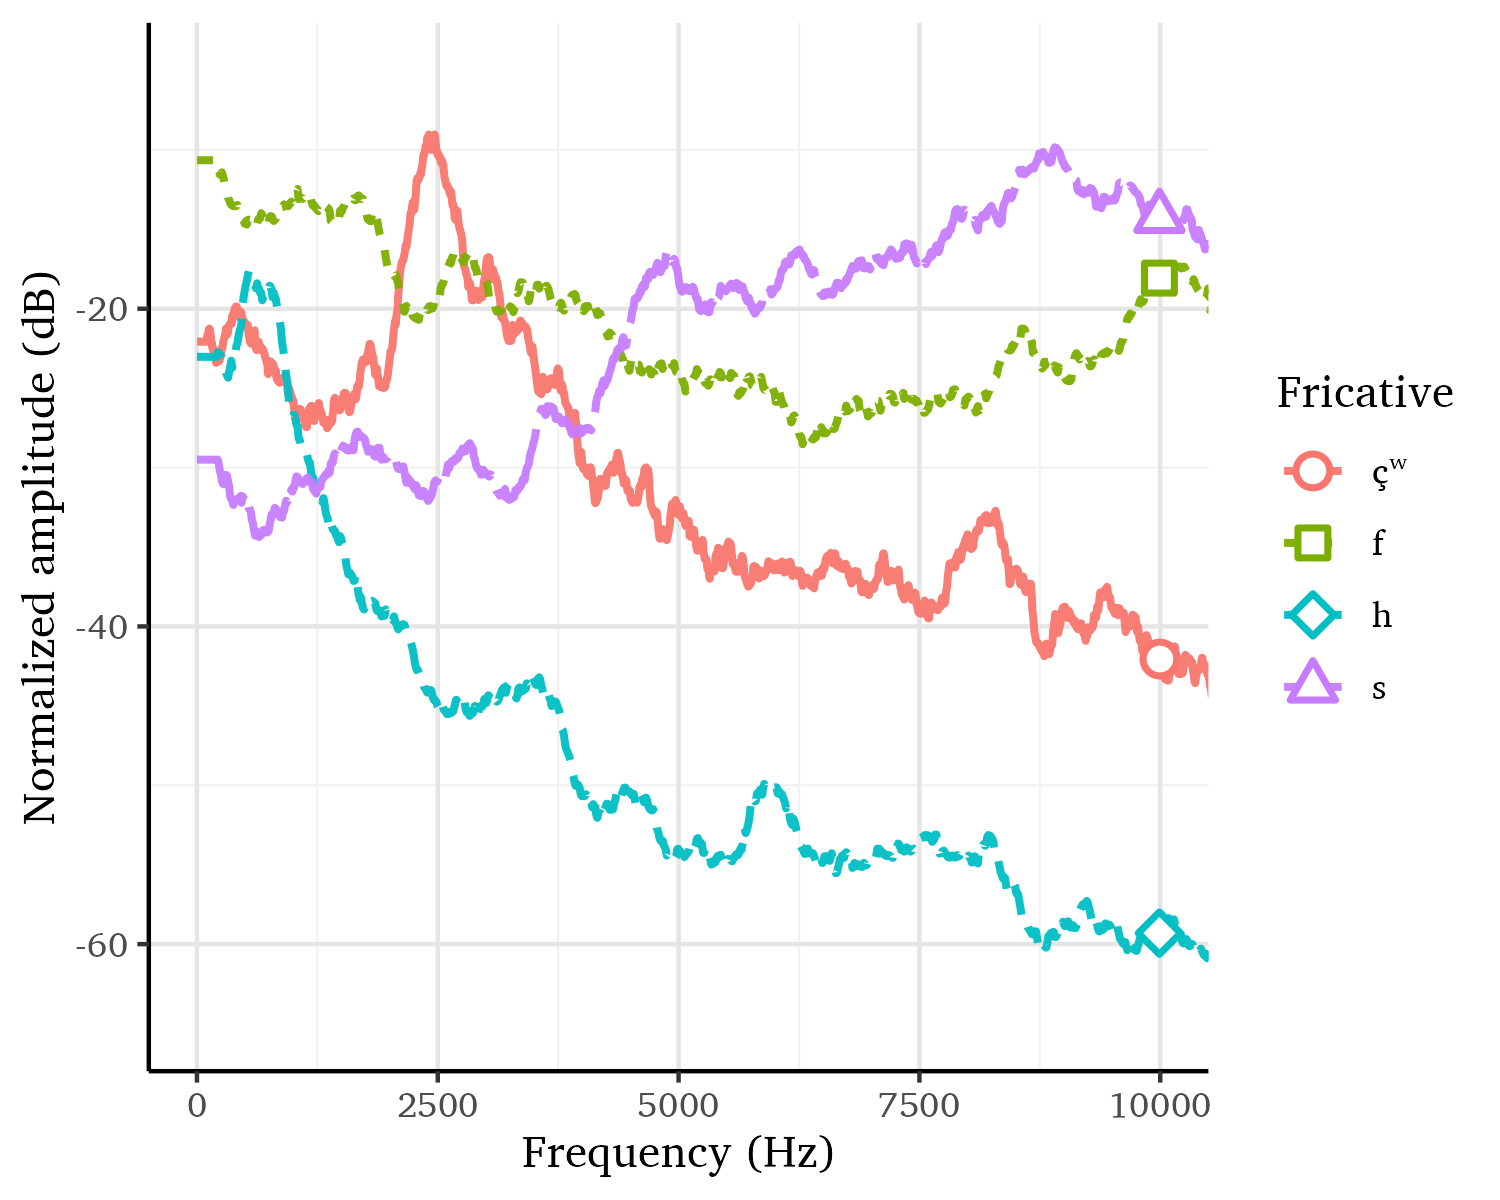

Recreate this plot in R.
library(dplyr)
library(ggplot2)
library(readr)
library(zoo)   # for rollmean
library(scales)
library(viridis)
library(extrafont)
font_import(pattern = "CharisSIL", prompt = FALSE)
loadfonts()

# Define a white background theme
white_theme <- theme(
  panel.background = element_rect(fill = "white"),
  plot.background = element_rect(fill = "white"),
  panel.grid.major = element_line(color = "grey90"),
  panel.grid.minor = element_line(color = "grey95"),
  legend.background = element_rect(fill = "white"),
  axis.line = element_line(color = "black"),
  text=element_text(family="Charis SIL")
)



# Distinguishable linetypes for B&W printing
lt <- c(
  "çʷ" = "solid",      # ———
  "f"   = "22",         # ——  ——  (long dash)
  "h"   = "42",         # — · — ·  (dash + dot)
  "s"   = "F2"          # —— · —— (long dash + dot)
)


spectra <- read.csv("~/GitHub/jipa-akan/figures/figure08/sound_spectra.csv")

spectra[spectra == "??"] <- "çʷ"

spectra <- rename(spectra, Fricative = Name)

#Normalize intensity within groups

spectra_norm <- spectra %>%
  group_by(Fricative) %>%
  mutate(
    Intensity_norm = Intensity - max(Intensity, na.rm = TRUE)
  ) %>%
  ungroup()

#Smooth intensity within groups

spectra_norm <- spectra_norm %>%
  group_by(Fricative) %>%
  arrange(Frequency) %>%
  mutate(
    Intensity_smooth = zoo::rollmean(Intensity_norm, k = 40, fill = "extend", na.pad = TRUE)
  ) %>%
  ungroup()

# Pick a labeling point for each line (right edge of plot)
label_points <- spectra_norm %>%
  filter(Frequency <= 10000) %>%
  group_by(Fricative) %>%
  slice_max(Frequency, n = 1)

px_spectra <-
  ggplot(spectra_norm,
         aes(x = Frequency, y = Intensity_smooth,
             color = Fricative, linetype = Fricative)) +
  geom_line(size = 0.9, alpha = 0.95) +
  scale_fill_viridis()+
  scale_linetype_manual(values = lt) +
  
  # Add symbols next to lines
  geom_point(
    data = label_points,
    aes(x = Frequency, y = Intensity_smooth, shape = Fricative),
    size = 3, fill = "white", stroke = 1.2
  ) +
  scale_shape_manual(values = c(
    "çʷ" = 21,
    "f"   = 22,
    "h"   = 23,
    "s"   = 24
  )) +
  
  coord_cartesian(xlim = c(0, 10000), ylim = c(-65, -5)) +
  labs(
    x = "Frequency (Hz)",
    y = "Normalized amplitude (dB)",
    #shape = "Fricative",
    #color = "Fricative",
    #linetype = "Fricative"
    ) +
  white_theme

px_spectra

ggsave(px_spectra,
       file = "~/GitHub/jipa-akan/figures/figure08/figure8.png",
       height = 4, width = 5, dpi = 300)
